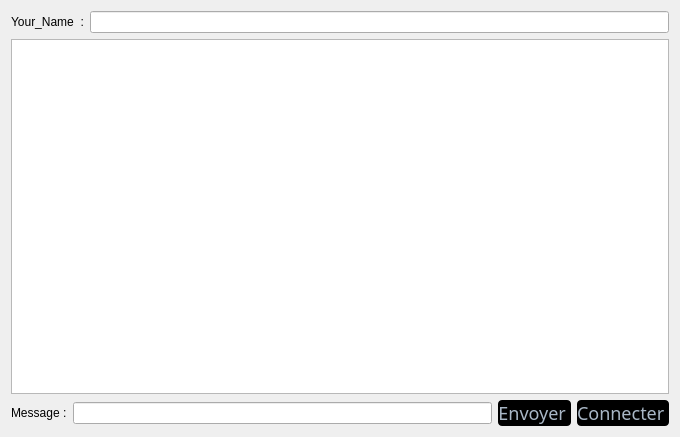
<?xml version="1.0" encoding="UTF-8"?>
<ui version="4.0">
 <class>widget</class>
 <widget class="QDialog" name="widget">
  <property name="geometry">
   <rect>
    <x>0</x>
    <y>0</y>
    <width>680</width>
    <height>437</height>
   </rect>
  </property>
  <property name="windowTitle">
   <string>Dialog</string>
  </property>
  <layout class="QVBoxLayout" name="verticalLayout">
   <item>
    <layout class="QHBoxLayout" name="horizontalLayout_2">
     <item>
      <widget class="QLabel" name="label">
       <property name="text">
        <string>Your_Name  :</string>
       </property>
      </widget>
     </item>
     <item>
      <widget class="QLineEdit" name="nickname"/>
     </item>
    </layout>
   </item>
   <item>
    <widget class="QTextEdit" name="textEdit"/>
   </item>
   <item>
    <layout class="QHBoxLayout" name="horizontalLayout">
     <item>
      <widget class="QLabel" name="label_2">
       <property name="text">
        <string>Message :</string>
       </property>
      </widget>
     </item>
     <item>
      <widget class="QLineEdit" name="message"/>
     </item>
     <item>
      <widget class="QPushButton" name="send">
       <property name="styleSheet">
        <string notr="true">#send{

background-color: black;
border-radius: 4px;
	border-color: rgb(58, 58, 58);
	border-style: inset;
font-family: century gothic;
font-size: 18px;
color: #a9b7c6;
}
#send:hover{
border-style: solid;
	border-top-color: transparent;
	border-right-color: transparent;
	border-left-color: transparent;
	border-bottom-color: #e67e22;
	border-bottom-width: 1px;
	border-bottom-radius: 6px;
	border-style: solid;
	color: #FFFFFF;
	padding-bottom: 2px;
	background-color: green;
}</string>
       </property>
       <property name="text">
        <string>Envoyer </string>
       </property>
      </widget>
     </item>
     <item>
      <widget class="QPushButton" name="bind">
       <property name="styleSheet">
        <string notr="true">#bind{

background-color: black;
border-radius: 4px;
	border-color: rgb(58, 58, 58);
	border-style: inset;
font-family: century gothic;
font-size: 18px;
color: #a9b7c6;
}
#bind:hover{
border-style: solid;
	border-top-color: transparent;
	border-right-color: transparent;
	border-left-color: transparent;
	border-bottom-color: #e67e22;
	border-bottom-width: 1px;
	border-bottom-radius: 6px;
	border-style: solid;
	color: #FFFFFF;
	padding-bottom: 2px;
	background-color: green;
}</string>
       </property>
       <property name="text">
        <string>Connecter </string>
       </property>
      </widget>
     </item>
    </layout>
   </item>
  </layout>
 </widget>
 <resources/>
 <connections/>
</ui>
